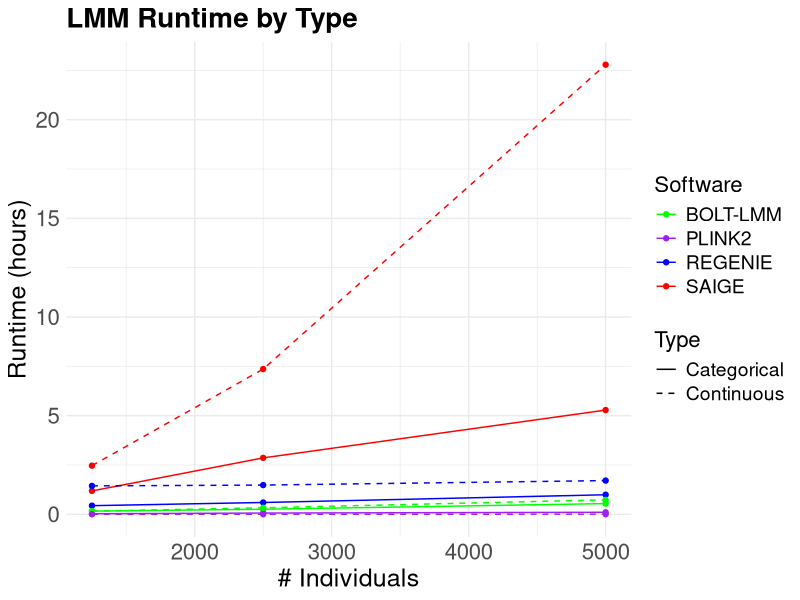

This figure's R source:
# Prepare the data for the categorical runtime
cat_data <- data.frame(
  nIndividuals = c(1250, 2500, 5000),
  runtime = c(573.757, 921.05100, 1951.995, 1571.24, 2151.103, 3565.347, 4268.588, 10295.285, 19015.465, 103.34, 225.89, 366.18),
  Software = rep(c("BOLT-LMM", "REGENIE", "SAIGE", "PLINK2"), each = 3),
  Type = rep("Categorical", 12)
)

# Prepare the data for the continuous runtime
cont_data <- data.frame(
  nIndividuals = c(1250, 2500, 5000),
  runtime = c(572.153, 1183.144, 2628.689, 5182.296, 5328.045, 6148.966, 8870.7, 26492.221, 82033.679, 4.64, 7.32, 11.883),
  Software = rep(c("BOLT-LMM", "REGENIE", "SAIGE", "PLINK2"), each = 3),
  Type = rep("Continuous", 12)
)
#Convert y axis from seconds to hours
cat_data$runtime <- cat_data$runtime / 3600
cont_data$runtime <- cont_data$runtime / 3600


# Combine the data
data <- rbind(cat_data, cont_data)

# Load the ggplot2 library
library(ggplot2)

# Plot
ggplot(data, aes(x = nIndividuals, y = runtime, color = Software, group = interaction(Software, Type), linetype = Type)) + 
  geom_line() + 
  geom_point() + 
  scale_color_manual(values = c("BOLT-LMM" = "green", "REGENIE" = "blue", "SAIGE" = "red", "PLINK2" = "purple")) + 
  theme_minimal() + 
  labs(x = "# Individuals", y = "Runtime (hours)", title = "LMM Runtime by Type") + 
  scale_linetype_manual(values = c("Categorical" = "solid", "Continuous" = "dashed")) + 
  theme(text = element_text(size = 16),  # Default text size for all text elements
        axis.title = element_text(size = 18),  # Axis titles
        axis.text = element_text(size = 16),  # Axis text
        legend.title = element_text(size = 16),  # Legend title
        legend.text = element_text(size = 14),  # Legend items
        plot.title = element_text(size = 20, face = "bold"))  # Plot title